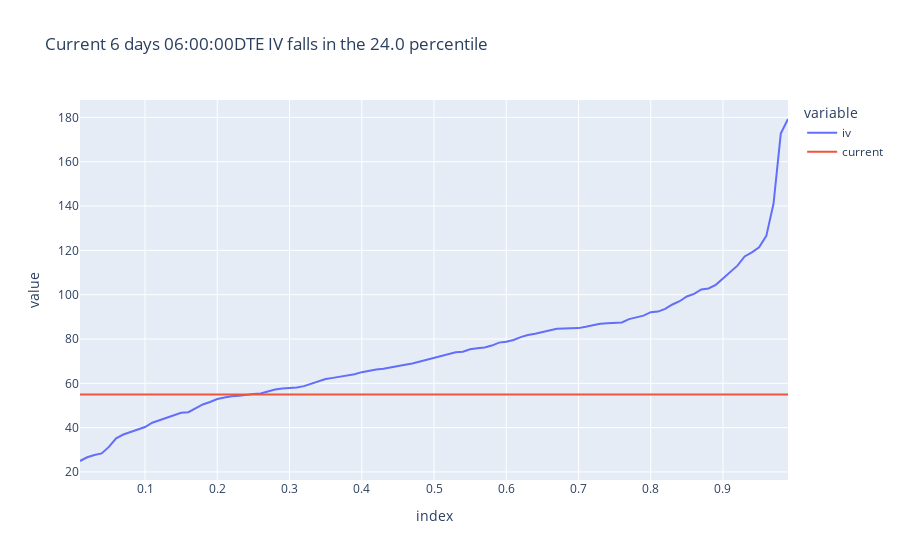
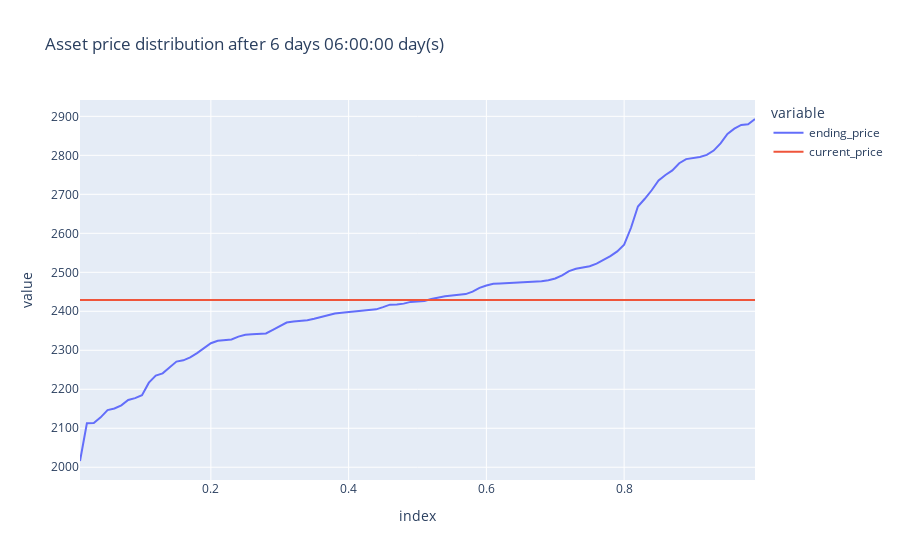

The notebook cell saved with these charts, in order:
### Code cell
IV_ptiles = df_prices_dte_filter.iv.quantile(
        [round(i,2) for i in np.linspace(0.01,.99,99)]
).to_frame()

IV_ptile_current = (IV_ptiles - iv).abs().idxmin().values[0]

px.line(
    IV_ptiles.assign(current = iv),
    title = f'Current {DTE}DTE IV falls in the {round(IV_ptile_current*100,0)} percentile'
).show()

plot_df = floating_quintile.to_frame().assign(
    last_close = asset_price,
    pct_return = lambda x: round(x.index_return*100,2),
    ending_price = lambda x: x.index_return.add(1).multiply(asset_price),
    current_price = asset_price
)

px.line(
    plot_df,
    y = ['ending_price','current_price'],
    hover_data = ['pct_return'],
    title = f'Asset price distribution after {DTE} day(s)'
).show()
